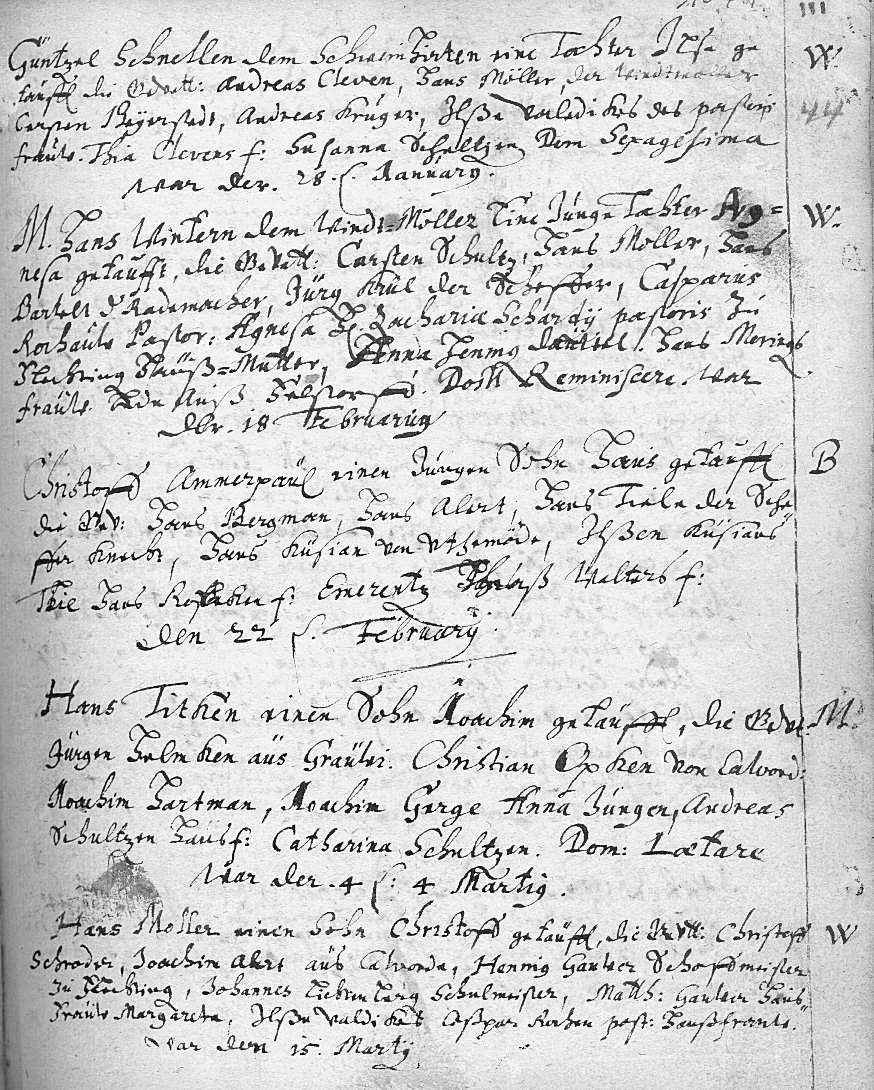
#> input picture Exercise4/schrift.png, 874 x 1090 px
$ jupyter execute --allow-errors sheet04.ipynb   (older library calls are emulated)
#> lines starting #> are read from the running program, lines starting #| are printed output that depends on the picture; after the words box and inside, x2 and y2 are one past the last pixel; in counts of white or black regions, pixels touching at a corner belong together
Osnabrück University - Computer Vision (Winter Term 2016/17) - Prof. Dr.-Ing. G. Heidemann, Ulf Krumnack

# Exercise Sheet 04: Basic Operations - Segmentation¶

## Introduction

This week's sheet should be solved and handed in before the end of **Sunday, December 4, 2016**. If you need help (and Google and other resources were not enough), feel free to contact your groups' designated tutor or whomever of us you run into first. Please upload your results to your group's Stud.IP folder.

## Assignment 0: Math recap (the exponential function) [0 Points]

This exercise is supposed to be very easy, does not give any points, and is voluntary. There will be a similar exercise on every sheet. It is intended to revise some basic mathematical notions that are assumed throughout this class and to allow you to check if you are comfortable with them. Usually you should have no problem to answer these questions offhand, but if you feel unsure, this is a good time to look them up again. You are always welcome to discuss questions with the tutors or in the practice session. Also, if you have a (math) topic you would like to recap, please let us know.

**a)** What is an *exponential function*? How can it be characterized? What is special about $e^x$?

<div style="background-color: Lavender">*pffff*

**b)** How is the exponential function defined for complex arguments? In what way(s) does this generalize the real case?

<div style="background-color: Lavender">*$exp(x)$ is defined as the exponential series which can simply be applied to all numbers for which potentiation is defined. With complex numbers this means that one can potentiate 2d-vectors.*</div>

**c)** The complex exponential function allows to define a mapping $\mathbb{R}\to\mathbb{C}$ by $x\mapsto e^{ix}$? How does the graph of this mapping look like? Where are the points $e^{2\pi i\frac mn}$ for $m=0,...,n\in\mathbb{N}$ located on this graph?

<div style="background-color: Lavender">*This function has a real and an imaginary part, $\cos(x)$ and $\sin(x)$, respectively. $e^{2\pi i \frac{m}{n}}$ are the values from $1$ (at $m=0$), down to $-1$ at $m=\frac{n}{2}$ and back up to $1$ at $m=n$. For the imaginary part, the values range from $0$ up to $1$ and down to $0$ again. The real and imaginary part together form a point on the unit circle.*</div>

## Assignment 1: Histogram-based segmentation [6 Points]

### a) Histogram-based segmentation

What is histogram-based segmentation? What are it's goals, benefits, and problems?

<div style="background-color: Lavender">*For histogram segmentation we try to find a threshold for the histogram, ideally between the modes of a multimodal distribution and cut the image into several parts. Ideally, this would give us the background as one segment and the foreground as multiple segments. Each segment is thus the set of pixels between two histogram cutoff points. Obviously, this will fail if segments are not separable by brightness or if there is smooth brightness gradients in the image, since it will be hard to locate cutoff points. If parts of the image containing one segment differ in brightness, we are also unable to segment this thing correctly with only on threshold.*</div>

### b) Threshold computation

There exist different methods to automatically determine a threshold for an image. Find at least two that are provided by scipy and describe them in more detail. Then apply them to the images `schrift.png` and `pebbles.jpg`.

<div style="background-color: Lavender">*There don't seem to be any such functions in `scipy`. Maybe you mean `skimage` which contains `threshold_otsu` and `threshold_adaptive`.*</div>

[cell 1]
from scipy import misc
import matplotlib.pyplot as plt
import skimage.filters as filters
import numpy as np

img = misc.imread('schrift.png', mode='L') # 'schrift.png' or 'pebbles.jpg'
#> img is the input picture: shape (1090, 874); min 0, max 255, mean 207.2

segments = filters.threshold_adaptive(img, 91) # window size depends on images size
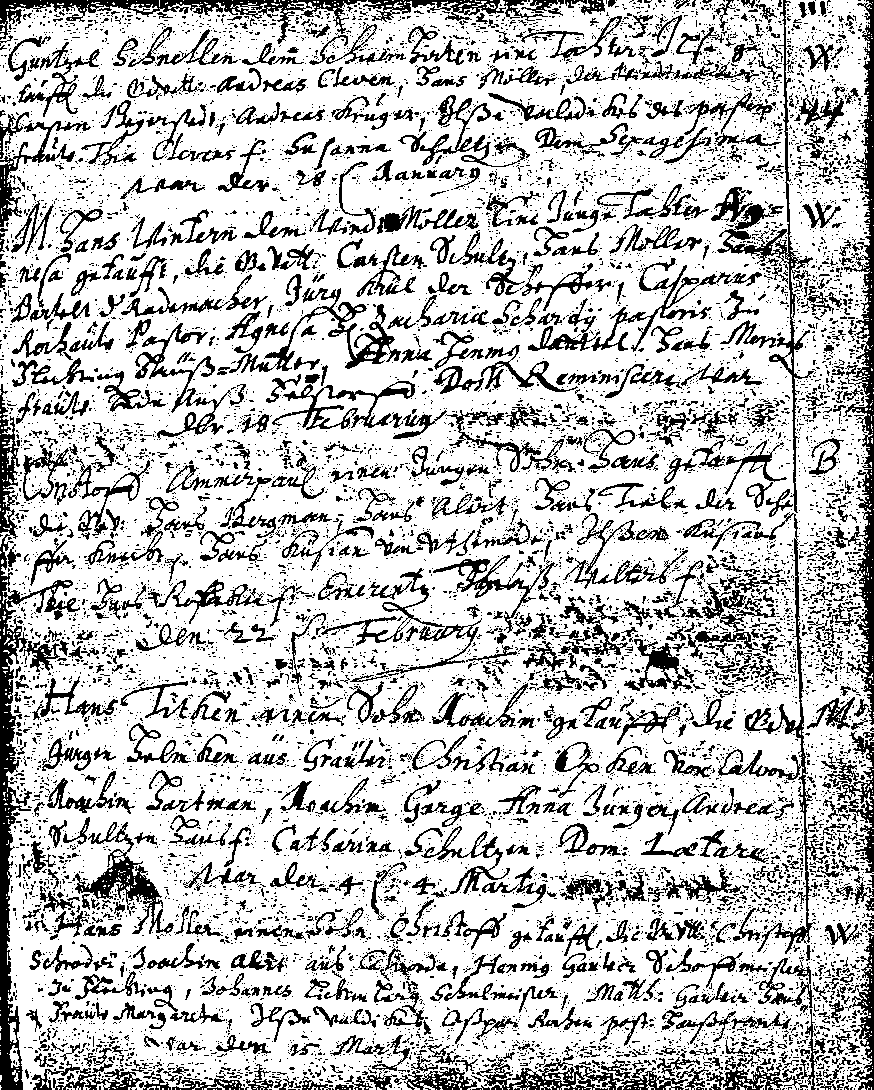
#> segments: shape (1090, 874) bool; 75.9% white; 11371 black regions (10349 under 20 px), largest, box (x1, y1, x2, y2) and area: (0, 384, 80, 1090) 8442, (832, 0, 874, 725) 6765, (0, 0, 367, 44) 3728
segments2 = img > filters.threshold_isodata(img)
#> segments2: shape (1090, 874) bool; 88.9% white; 1961 black regions (1144 under 20 px), largest, box (x1, y1, x2, y2) and area: (0, 772, 32, 1090) 4529, (266, 288, 394, 371) 1793, (420, 95, 504, 167) 995

plt.figure(figsize=(10, 10))
plt.gray()
plt.subplot(2,2,1); plt.axis('off'); plt.imshow(img)
plt.subplot(2,2,2); plt.hist(img.flatten(),256,(0,255))
plt.subplot(2,2,3); plt.axis('off'); plt.imshow(segments)
plt.subplot(2,2,4); plt.axis('off'); plt.imshow(segments2)
plt.show()
#> figure, not shown here; panel 2: tallest bar 25104 high, from x = 238.1 to 239.1

# c) Shading

Shading may cause a problem to histogram based segmentation. In the lecture (CV-07 slide 13), it was proposed to compute a shading image to deal with that problem. Apply this approach to the images `schrift.png` and `pebbles.jpg`.

[cell 2]
schrift = misc.imread('schrift.png', mode='L')
pebbles = misc.imread('pebbles.jpg', mode='L')
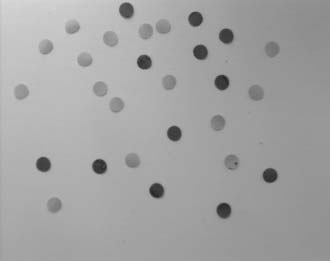
#> input picture Exercise4/pebbles.jpg, 330 x 261 px
#> pebbles is the input picture: shape (261, 330); min 31, max 215, mean 163.1

shading_img1 = filters.rank.maximum(schrift, np.ones((5,5)))
shading_img2 = filters.rank.maximum(pebbles, np.ones((10,10))) # the window size depends on the resolution and the size of the structures

img_corrected1 = schrift / shading_img1
img_corrected1 *= (255.0/img_corrected1.max()) # normalise
segments3 = img_corrected1 > filters.threshold_isodata(img_corrected1)
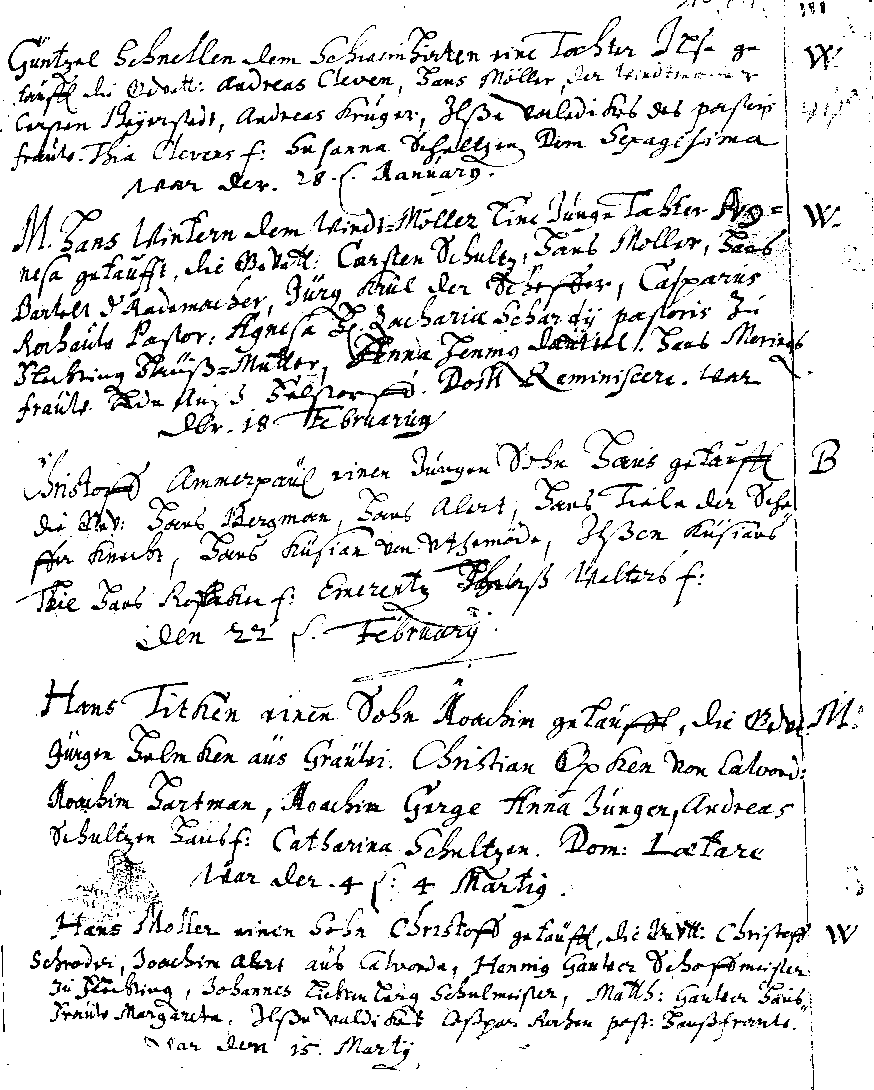
#> segments3: shape (1090, 874) bool; 89.6% white; black in thin lines or dots

img_corrected2 = pebbles / shading_img2
img_corrected2 *= (255.0/img_corrected2.max()) # normalise
segments4 = img_corrected2 > filters.threshold_isodata(img_corrected2)
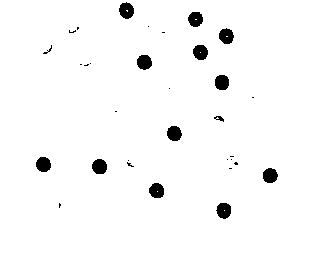
#> segments4: shape (261, 330) bool; 97.3% white; 32 black regions (18 under 20 px), largest, box (x1, y1, x2, y2) and area: (119, 2, 134, 19) 189, (216, 203, 231, 219) 186, (92, 159, 107, 174) 183

plt.figure(figsize=(10,10))
plt.subplot(2,2,1)
plt.axis('off')
plt.title('Original')
plt.imshow(schrift)
plt.subplot(2,2,2)
plt.axis('off')
plt.title('Corrected')
plt.imshow(img_corrected1)
plt.subplot(2,2,3)
plt.axis('off')
plt.title('Segmented from shading w isodata thr')
plt.imshow(segments3)
plt.show()

plt.figure(figsize=(10,10))
plt.subplot(2,2,1)
plt.axis('off')
plt.title('Original')
plt.imshow(pebbles)
plt.subplot(2,2,2)
plt.axis('off')
plt.title('Corrected')
plt.imshow(img_corrected2)
plt.subplot(2,2,3)
plt.axis('off')
plt.title('Segmented from shading w isodata thr')
plt.imshow(segments4)
plt.show()

## Assignment 2: Edge-based segmentation  [6 Points]

### a) Edge linking

Describe in your own words the idea of edge linking. What is the goal? Why does it not necessarily yield closed
edge contours?

<div style="background-color: Lavender">*After computing the gradient image, one has a largely disconnected set of edge pixels. Edge linking attempts to figure out which of them belong to the same edge. It works by iterating over all unprocessed edge pixel, marking them as starting points. From a starting point, the image is scanned in the direction orthogonal to the pixel's gradient. If there is pixels in the vicinity with a similar gradient orientation and magnitude, they are merged into one egde.*

*The problem is that the thresholds for distance and gradient must be selected, which may not globally be possible for correct labeling. Also edges changing direction are a problem if a piece of rapid change (like a corner) is missing since the parts do not point into the same direction.*</div>

### b) Zero crossings

Explain what zero crossings are. Why does the detection of zero crossings always lead to closed contours?

<div style="background-color: Lavender">*Zero crossings are the points in a line at which a signal — e.g. gray values in an image consisting of positive and negative values, e.g. in the range $[-1,1]$ — change sign.*

*If we consider a line of an image and plot it as a 1d signal, an edge will be either a plateau or a valley in the graph. The first derivative has two extrema, one at the edge onset, one at its offset. In the second derivative, both extrema become zero crossings. The pixels in between can be definitely identified as beloning to the edge which thus has no gaps. By computing the second derivative in the direction of the local gradient, one can obtain segment contours.

If the image objects have defined edges, each of the edge pixels can be identfied as such and thus the contours are closed.*
</div>

### c) Zero crossings (implementation)

Provide an implementation of the zero crossing procedure described in (CV-07 slide 71). To get sensible results you should smooth the image before applying the Laplacian filter, e.g. using the Laplacian of a Gaussian (you may use buildins for the filterings steps).

[cell 3]
from scipy import misc
import matplotlib.pyplot as plt
import scipy.ndimage as ndi

img = ndi.gaussian_filter(misc.imread('swampflower.png', mode = 'F'), 3)
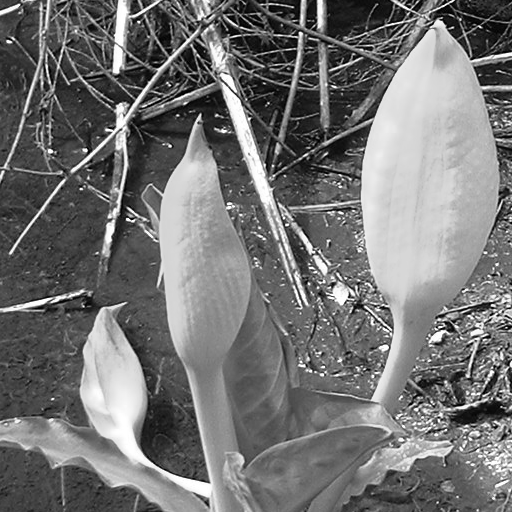
#> input picture Exercise4/swampflower.png, 512 x 512 px
#> img: shape (512, 512) float32; min 13.72, max 253.7, mean 115.6


# Now compute edges and then zero crossings using the 4-neighborhood and the 8-neighborhood
edges = ndi.laplace(img)

# idea: make shifted copies of edge image so that we can simply multiply them in batch to avoid loops.
shifted_x = np.zeros(edges.shape)
shifted_y = shifted_x.copy()
shifted_xy1 = shifted_x.copy()
shifted_xy2 = shifted_x.copy()

# shift edges one pixel to the right (rightmost column cut off) and the non-cut block
# assign to shifted_x.
# Naturally, the first column will not get any pixels
shifted_x[:, 1:] = edges[:,:-1]
# shift edges one pixel down (bottom row cut off) and assign the non-cut block
# to shifted_y.
# Naturally, the first row will not get any pixels
shifted_y[1:, :] = edges[:-1,:]
# shift edges one to the right + one pixel up (rightmost column + top row cut off)
# and assign to shifted_xy1.
# Naturally, the first column + last row will not get any pixels
shifted_xy1[:-1, 1:] = edges[1:,:-1]
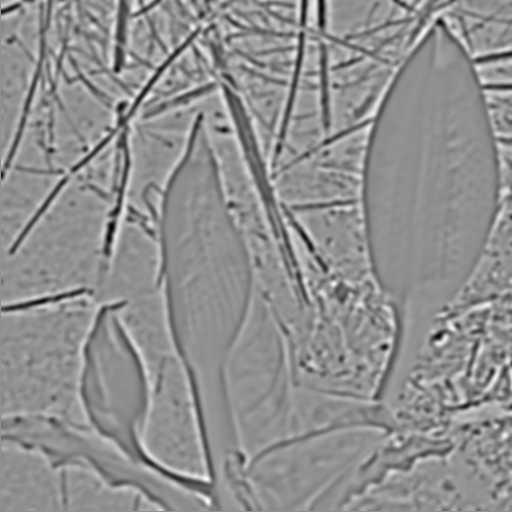
#> shifted_xy1: shape (512, 512) float64; min -10.71, max 8.26, mean -5.13e-05; drawn with min black and max white
# shift edges one to the right + one pixel down (rightmost column + bottom row cut off)
# and assign the non-cut block to shifted_xy2.
# Naturally, the first column + first row will not get any pixels
shifted_xy2[1:, 1:] = edges[1:,:-1]

zero_crossings_n4 = np.zeros(edges.shape)
zero_crossings_n4[(edges * shifted_x <= 0) | (edges * shifted_y <= 0)] = 1
zero_crossings_n8 = np.zeros(edges.shape)
zero_crossings_n8[(edges * shifted_x <= 0) | (edges * shifted_y <= 0)
                 | (edges * shifted_xy1 <= 0)| (edges * shifted_xy2 <= 0)] = 1

plt.figure(figsize=(12, 12))
plt.gray()

plt.subplot(2,2,1)
plt.axis('off')
plt.imshow(img)

plt.subplot(2,2,2)
plt.axis('off')
plt.imshow(edges)


plt.subplot(2,2,3)
plt.axis('off')
plt.imshow(zero_crossings_n4)

plt.subplot(2,2,4)
plt.axis('off')
plt.imshow(zero_crossings_n8)

plt.show()

## Assignment 3: Watershed transform  [8 Points]

### a) Watershed transform

Explain in your own words the idea of watershed transform. How do the two different approaches from the lecture work? Why does watershed transform always give a closed contour?

<div style="background-color: Lavender">*If an object has a closed boundary, this means that there must be a local gradient maximum or minimum at each point of that boundary (otherwise it would not be  a clean boundary). Since segments are defined by the ridges in the landscape, this will lead to a closed contour. Also for a clearly defined object, its edge gradients will point either all outward or inward, meaning they will create a closed basin in the gradient image. (????)*

</div>

### b) Implementation

Now implement the watershed transform using the flooding approach (CV-07 slide 76). Obviously, buildins for computing watershed transform are not allowed, but all other functions may be used.

[cell 4]
import numpy as np
from scipy import misc
import matplotlib.pyplot as plt


# [90 lines left out: function watershed, not called in this run]


#> (the rest of this cell did not finish here and is left out)

### c) Application: maze

You can use watershed transform to find your way through a maze. To do so, first apply a distance transform to the maze and the flood the result. The watershed will show you the way through the maze. Explain why this works.

[cell 5]
from scipy import misc
import matplotlib.pyplot as plt
from scipy.ndimage.morphology import distance_transform_edt

img = misc.imread('maze2.png', mode = 'L') # 'maze1.png' or 'maze2.png'
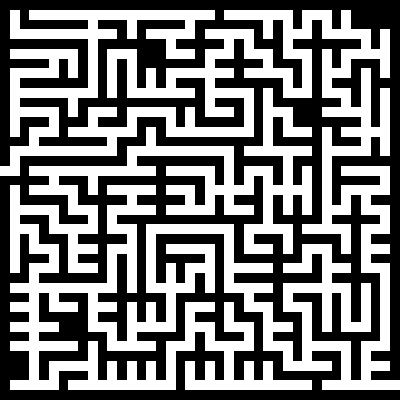
#> input picture Exercise4/maze2.png, 400 x 400 px
#> img is the input picture: shape (400, 400); 48% white; 1 white region, box (x1, y1, x2, y2) and area: (0, 10, 400, 390) 76800

#result = img[:,:,np.newaxis].repeat(3, 2)
#result[watershed(distance_transform_edt(img)),1:3] = 0

plt.figure(figsize=(10, 10))
plt.title('Solution')
plt.axis('off')
plt.gray()
plt.imshow(distance_transform_edt(img))
plt.show()
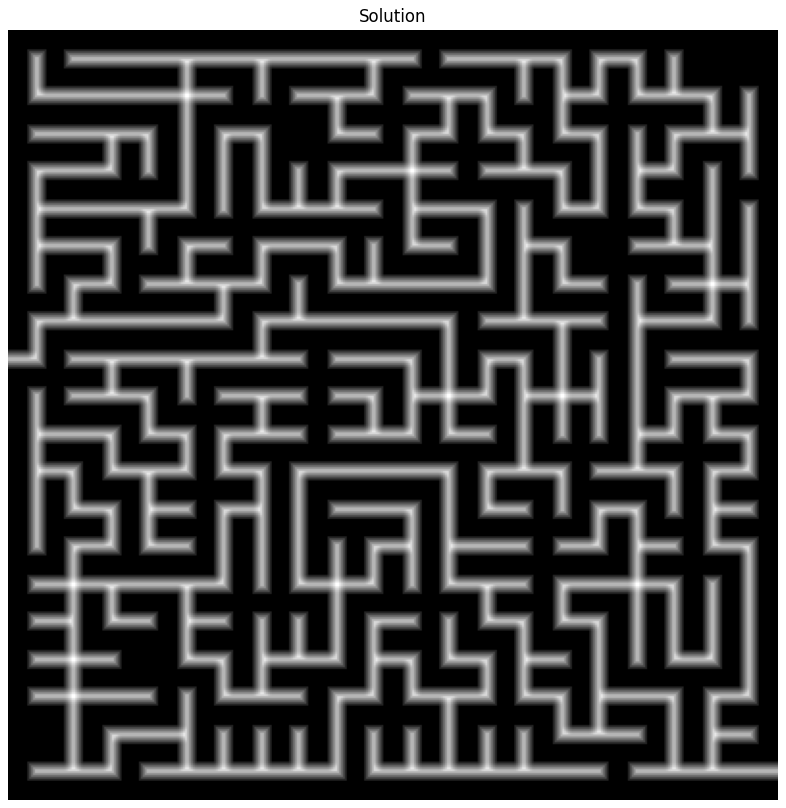
#> figure drawn by matplotlib, 1 panel
